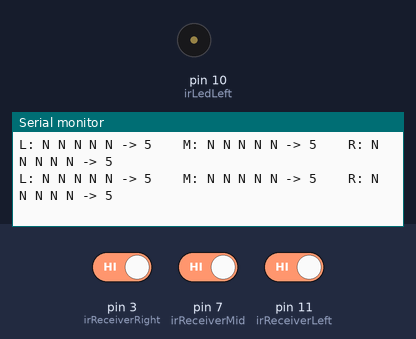
A sketch run on a simulated Arduino Uno, built with avr-gcc and run on an emulated ATmega328P. Shown: buzzer (waves = sounding), the last lines printed to the serial monitor. Inputs (shaded band) come from the test bench; at power-on: pin 3 (irReceiverRight) HIGH, pin 7 (irReceiverMid) HIGH, pin 11 (irReceiverLeft) HIGH.

Above: at 1.2 s.
1.3 s: pin 3 (irReceiverRight) driven LOW
At 1.52 s:
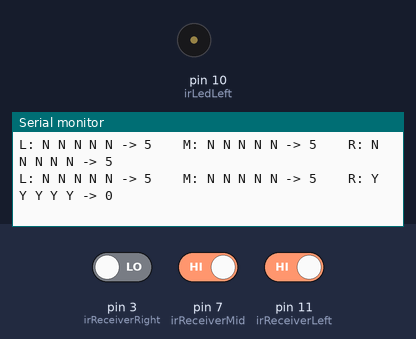
4.3 s: pin 7 (irReceiverMid) driven LOW
At 4.5 s:
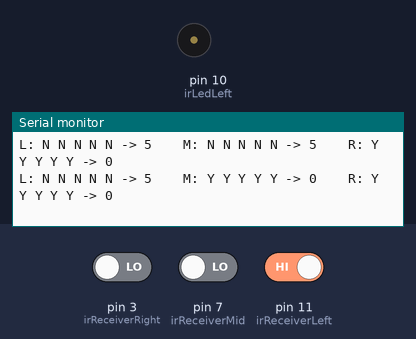
7.3 s: pin 11 (irReceiverLeft) driven LOW
At 7.48 s:
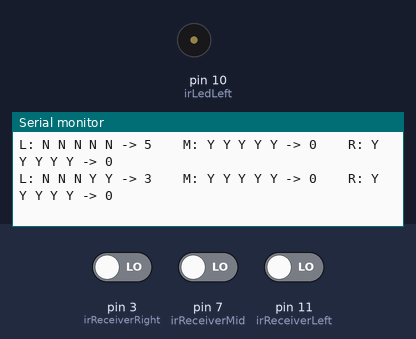
10.3 s: pin 3 (irReceiverRight) driven HIGH
At 10.47 s:
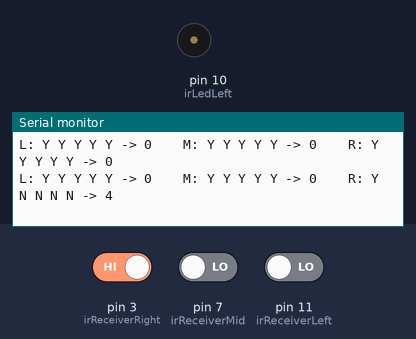
13.3 s: pin 7 (irReceiverMid) driven HIGH
At 13.78 s:
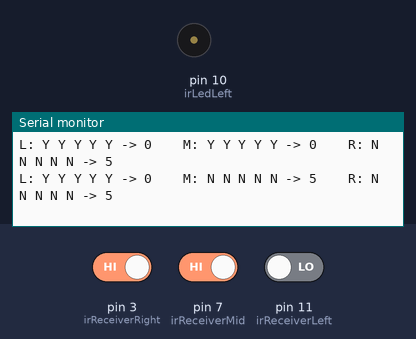
16.3 s: pin 7 (irReceiverMid) driven LOW and pin 11 (irReceiverLeft) driven HIGH
At 16.77 s:
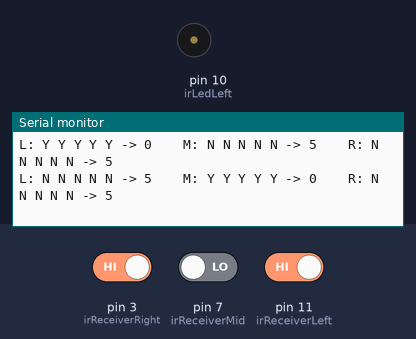

Measured:
- after the input at 1.3 s, the serial monitor: prints a new line at once (image 1)
- after the input at 4.3 s, the serial monitor: prints a new line at once (image 2)
- after the input at 7.3 s, tone on pin 10 (irLedLeft): stays silent (without the input it goes to 39000 Hz after 3.0 s)
- after the input at 13.3 s, the serial monitor: prints a new line after 0.29 s (image 5)
- after the input at 16.3 s, the serial monitor: prints a new line after 0.27 s (image 6)

The sketch:

ELEC1601_test.ino
```cpp
// ELEC1601 sensor test - prints what each sensor sees. Upload this INSTEAD of the main sketch,
// open Serial Monitor at 9600 baud. Robot does not move.

const int irLedLeft = 10,  irReceiverLeft = 11;
const int irLedMid = 6,    irReceiverMid = 7;
const int irLedRight = 2,  irReceiverRight = 3;

int irDetect(int irLedPin, int irReceiverPin, long frequency) {
  tone(irLedPin, frequency);
  delay(1);
  int ir = digitalRead(irReceiverPin);   // 0 = detected, 1 = not detected
  noTone(irLedPin);
  delay(1);
  return ir;
}

// Prints e.g. "Y Y Y N N -> 2": Y = detected at 38,39,40,41,42 kHz, then the zone (count of N)
int showSensor(const char* name, int ledPin, int rxPin) {
  int zone = 0;
  Serial.print(name); Serial.print(": ");
  for (long f = 38000; f <= 42000; f += 1000) {
    int ir = irDetect(ledPin, rxPin, f);
    zone += ir;
    Serial.print(ir == 0 ? "Y " : "N ");
  }
  Serial.print("-> "); Serial.print(zone); Serial.print("    ");
  return zone;
}

void setup() {
  Serial.begin(9600);
  pinMode(irReceiverLeft, INPUT);
  pinMode(irReceiverMid, INPUT);
  pinMode(irReceiverRight, INPUT);
  pinMode(irLedLeft, OUTPUT);
  pinMode(irLedMid, OUTPUT);
  pinMode(irLedRight, OUTPUT);
}

void loop() {
  showSensor("L", irLedLeft, irReceiverLeft);
  showSensor("M", irLedMid, irReceiverMid);
  showSensor("R", irLedRight, irReceiverRight);
  Serial.println();
  delay(300);
}
```
